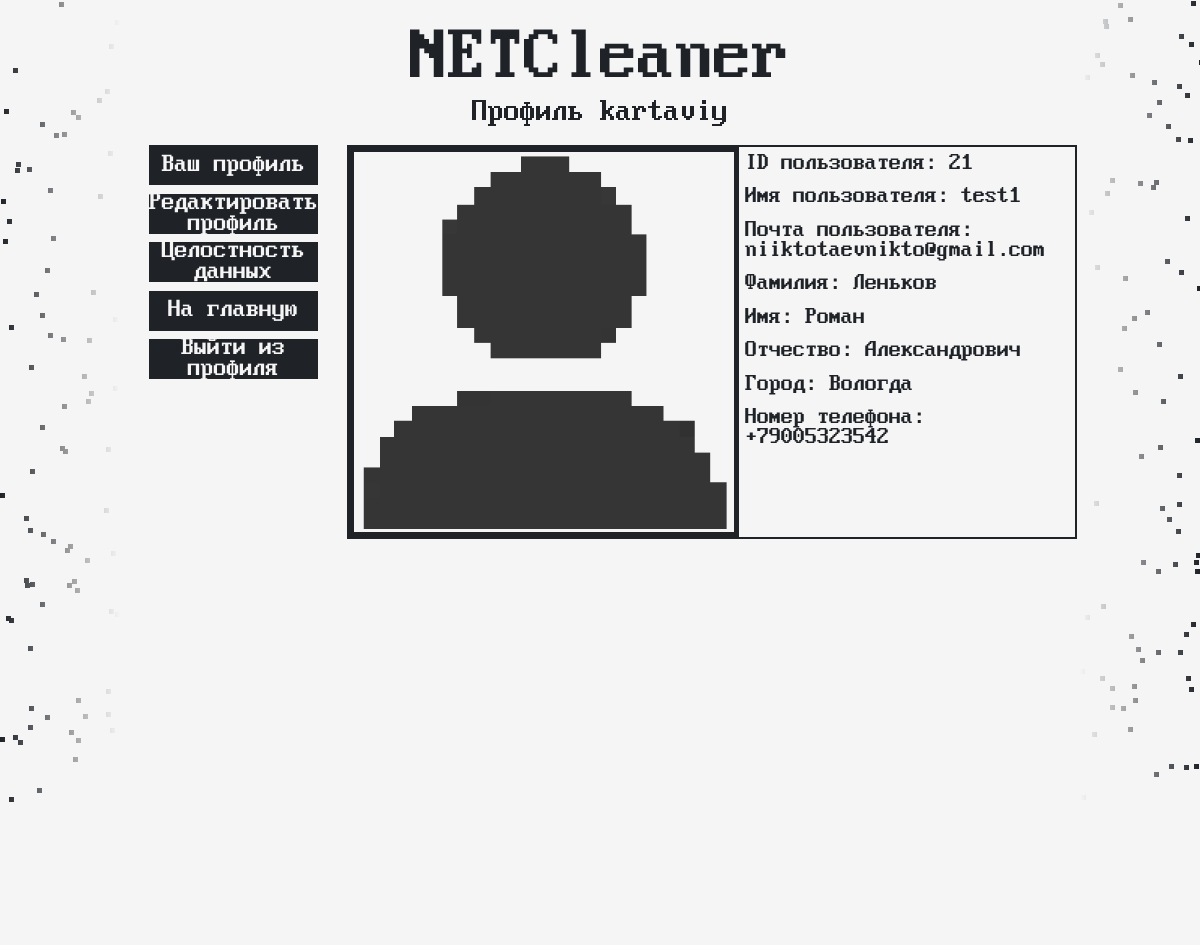
Page /profile/kartaviy/ (signed in) on the committed database.
### app/models.py (models this page shows)
class UserProfile(models.Model):
    user = models.OneToOneField(User, null=True, on_delete=models.CASCADE, related_name='profile')
    surname = models.CharField(max_length=30, blank=True, verbose_name=('Фамилия'))
    name = models.CharField(max_length=20, blank=True, verbose_name=('Имя'))
    patronymic = models.CharField(max_length=30,blank=True, verbose_name=('Отчество'))
    city = models.CharField(max_length=30,blank=True, verbose_name=('Город'))
    phone_number = models.CharField(max_length=12, blank=True, unique=True, null=True, verbose_name=('Номер телефона'))

### app/views.py (the view)
# urls.py: path('profile/<str:username>/', views.profile_view, name='profile'),
@login_required
def profile_view(request, username):
    user = get_object_or_404(User, username=username)
    profile, created = UserProfile.objects.get_or_create(user=user)
    if request.method == "POST":
        form = UserProfileForm(request.POST, instance=profile)
        if form.is_valid():
            profile_instance = form.save(commit=False)
            profile_instance.user = user
            profile_instance.save()
            return redirect('profile', username=username)
    else:
        form = UserProfileForm(instance=profile)
    context = {
        'form': form,
        'profile': profile,
        'user': user,
    }
    return render(request, 'profile.html', context)

### templates/profile.html (shortened to what this page needs)
{% load static %}
<html lang="ru">
    <head>
        <link rel="stylesheet" href="{% static 'styles/base.css' %}">
        <link rel="stylesheet" href="{% static 'styles/profile.css' %}">
    </head>
    <body>
         <div class="random_pixels" id="left_pixels"></div>
        <div class="main">
            <div class="logo_size">
                <a href="{% url 'index' %}">
                  <span id="logo">NETCleaner</span>
                </a>
              </div>
              <div class="logo_size">
                <span id="under_logo">Профиль {{ user.username }}</span>
              </div>
            <div class="main_content">
                <div class="btns all_text">
                    <span data-target="#profile" class="green animated_btn">Ваш профиль</span>
                    <span data-target="#settings" class="green animated_btn">Редактировать профиль</span>
                    <span data-target="#datacheck" class="green animated_btn">Целостность данных</span>
                    <a href="{% url 'index' %}" class="green animated_btn" >На главную</a>
                    <a href="{% url 'logout' %}" class="green animated_btn">Выйти из профиля</a>
                </div>
                {% block content %}
                <div class="content_area">
                    <div id="profile" class="content_block active">
                        <div class="user_info all_text">
                            <div class="usr_img"><img src="{% static 'assets/user.png' %}" alt=""></div>
                            <div class="priv_usr_inf">
                                <span>ID пользователя: {{ request.user.id }}</span>
                                <span>Имя пользователя: {{ request.user.username }}</span>
                                <span>Почта пользователя: {{ request.user.email }}</span>
                                {% if not request.profile.user %}
                                <span>Фамилия: {{ profile.surname|default:"неизвестно" }}</span>
                                <span>Имя: {{ profile.name|default:"неизвестно" }}</span>
                                <span>Отчество: {{ profile.patronymic|default:"неизвестно" }}</span>
                                <span>Город: {{ profile.city|default:"неизвестно" }}</span>
                                <span>Номер телефона: {{ profile.phone_number|default:"неизвестно" }}</span>
                                {% else %}
                                <span>Фамилия: неизвестно</span>
                                <span>Имя: неизвестно</span>
                                <span>Отчество: неизвестно</span>
                                <span>Город: неизвестно</span>
                                <span>Номер телефона: неизвестно</span>
                                {% endif %}
                            </div>
                        </div>
                    </div>
                </div>
                {% endblock %}
            </div>
        </div>
      <div class="random_pixels" id="right_pixels"></div>
    </body>
</html>

### static/styles/base.css (style rules this page uses)
body { background-color: #f5f5f5; margin: 0; padding: 0; display: flex; justify-content: space-between; }
.main { width: 80%; height: 100%; background-color: #f5f5f5; }
.random_pixels { position: relative; width: 10%; height: 100%; overflow: hidden; background-color: #f5f5f5; }
a, .all_text { color: rgba(31,35,40); font-family: allText; text-decoration: none; }
#logo { display: flex; justify-content: center; align-items: center; margin-top: 20px; min-height: 10vh; transition: 0.3s; font-size: 76px; font-family: Logo; color: rgba(31,35,40); }
#under_logo { display: flex; justify-content: center; text-align: center; font-size: 32px; font-family: allText; color: rgba(31,35,40); margin-bottom: 2%; }
.logo_size { display: flex; margin: auto; width: auto; justify-content: center; align-items: center; }

### static/styles/profile.css (style rules this page uses)
.main_content { display: flex; }
.btns { display: flex; flex-direction: column; margin-left: 3%; width: 20%; height: 100vh; -webkit-touch-callout: none; -webkit-user-select: none; -khtml-user-select: none; -moz-user-select: none; -ms-user-select: none; user-select: none; }
.btns span, .btns a { width: 100%; height: 5%; margin-bottom: 5%; font-size: 26px; background: rgba(31,35,40); color: #f5f5f5 !important; display: flex; justify-content: center; text-align: center; align-items: center; }
.green { border-radius: 0px; transition: all 0.5s ease; transform: scale(1); }
.animated_btn { cursor: pointer; overflow: hidden; }
.animated_btn::before { content: ''; z-index: -1; filter: blur(5px); animation: glow 3s infinite; opacity: 0; transition: opacity 0.3s ease-in-out; }
.content_area { flex-grow: 1; padding-left: 3%; }
.content_block.active { display: block; }
.content_block { display: none; }
.user_info { display: flex; width: 99%; border: 2px solid rgba(31,35,40); }
.usr_img { border: 5px solid rgba(31,35,40); width: 380px; height: 380px; }
.user_info span { font-size: 24px; padding-left: 2%; padding-bottom: 2%; padding-top: 2%; }
.user_info img { width: 380px; height: auto; }
.priv_usr_inf { display: flex; flex-direction: column; width: 64%; }

### rows in the picture
UserProfile: surname "Леньков", name "Роман", patronymic "Александрович", city "Вологда", phone_number "+79005323542"

### other values in the picture
{{ user.username }} "kartaviy"
{{ request.user.id }} "21"
{{ request.user.username }} "test1"
{{ request.user.email }} "niiktotaevnikto@gmail.com"
